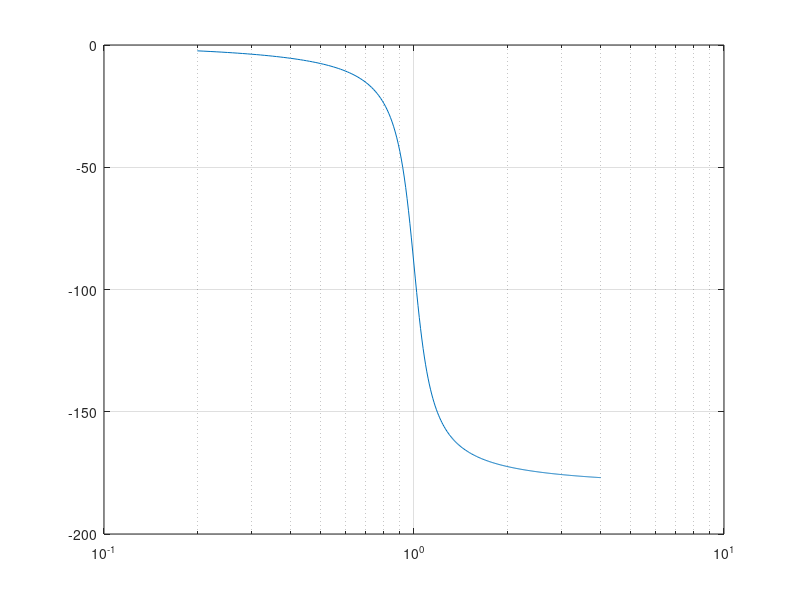

The MATLAB source for this figure:
#RLC voltage across R

clear
clf

A=@(w,tau) 1./(1-w.^2+j.*2.*tau.*w); 

axis ("nolabel","off")

w=20:400;

semilogx(w/100,arg(A(w/100,0.1))*180/pi)

#=============================
#concatenate the two matrices, rotate clockwise 90 degrees and then save as text file
# tau=0.1
kPhase=rot90([arg(A(w/100,0.1))*180/pi;w/100],-1);

kkk=fopen("figFreqDoublePolePhasePlotA.dat","w");
fdisp(kkk,kPhase)
fclose(kkk);
#=============
#tau=0.2
kPhase=rot90([arg(A(w/100,0.2))*180/pi;w/100],-1);

kkk=fopen("figFreqDoublePolePhasePlotB.dat","w");
fdisp(kkk,kPhase)
fclose(kkk);
#============================
#tau=0.4
kPhase=rot90([arg(A(w/100,0.4))*180/pi;w/100],-1);

kkk=fopen("figFreqDoublePolePhasePlotC.dat","w");
fdisp(kkk,kPhase)
fclose(kkk);
#============================
#tau=0.6
kPhase=rot90([arg(A(w/100,0.6))*180/pi;w/100],-1);

kkk=fopen("figFreqDoublePolePhasePlotD.dat","w");
fdisp(kkk,kPhase)
fclose(kkk);
#============================
#tau=0.8
kPhase=rot90([arg(A(w/100,0.8))*180/pi;w/100],-1);

kkk=fopen("figFreqDoublePolePhasePlotE.dat","w");
fdisp(kkk,kPhase)
fclose(kkk);
#============================
#tau=1
kPhase=rot90([arg(A(w/100,1))*180/pi;w/100],-1);

kkk=fopen("figFreqDoublePolePhasePlotF.dat","w");
fdisp(kkk,kPhase)
fclose(kkk);
#============================


grid on


print -deps figFreqDoublePolePhasePlot.eps
